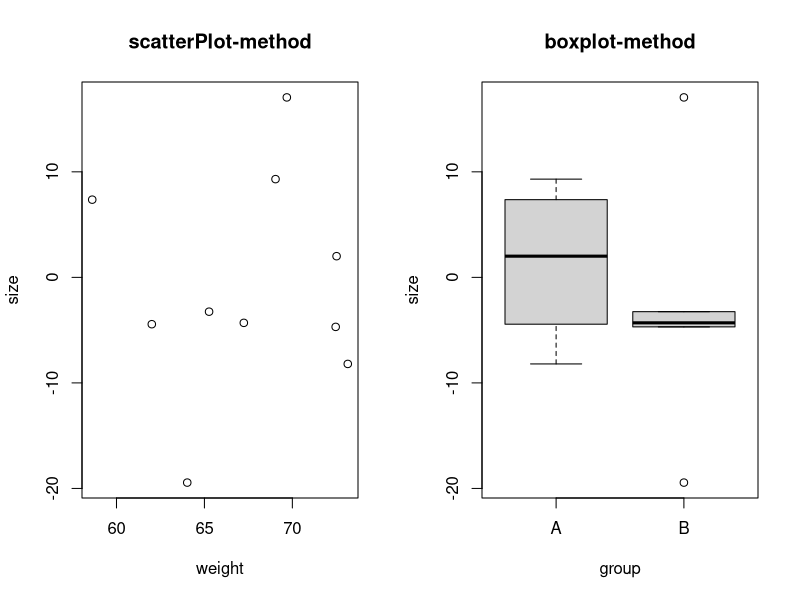
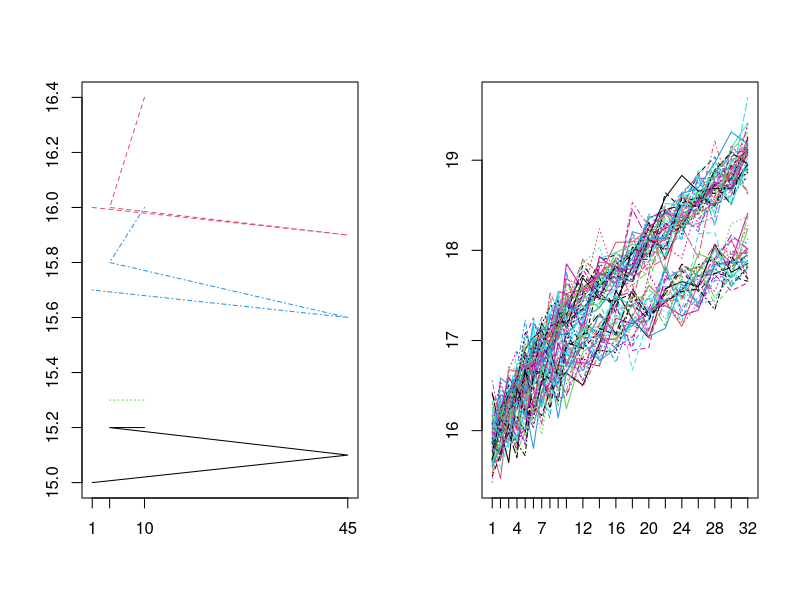

R code for these plots, in order: (Note: this script raises an error after producing the figures.)
#--------------
# Slots
# The first stage is to define the slots of the object itself. That is done by using the
# instruction setClass.
setClass(
  Class = "Traj",
  slots = list(
    times = "numeric",
    traj = "matrix"
  ),
  #------
  # prototype
  prototype = prototype(
    time
  )
)

#----
# When a class exists, we can create an object of its class using the constructor new
#----
# Constructor
new(Class = "Traj")

new(Class="Traj",times=c(1,3),traj=matrix(1:4,ncol=2))

traj.A <- new(Class="Traj")
traj.B <- new(
            Class = "Traj",
            times = c(1,45,4,10),
            traj = rbind(
              c(15,15.1, 15.2, 15.2),
              c(16,15.9, 16, 16.4),
              c(15.2, NA, 15.3, 15.3),
              c(15.7, 15.6, 15.8, 16)
            )
          )
traj.C <- new(
            Class = "Traj",
            times = c(1: 10, (6: 16) *2),
            traj = rbind(
                    matrix (seq (16,19, length=21), ncol=21, nrow=50, byrow=TRUE),
                    matrix (seq (15.8, 18, length=21), ncol=21, nrow=30, byrow=TRUE)
            )+rnorm (21*80,0,0.2)
)
#----
# reach a slot
traj.B@times
#-----
# Let us create a Class with default values
setClass(
  Class = "t.Try",
  slots = list(
    time = "numeric",
    traj =  "matrix"
  ),
  prototype = prototype(
    time = 1,
    traj = matrix(0)
  )
)

try.A <- new(Class="t.Try")

removeClass("t.Try")

#------------------
# Methods
# "plot" method
size <- rnorm(n=10,mean=1.70,sd=10)
weight <- rnorm(n=10,mean=70,sd=5)
group <- as.factor(rep(c("A","B"),5))
par(mfrow=c(1,2))
plot(size~weight, main='scatterPlot-method')
plot(size~group, main='boxplot-method')

#--------------
# to create method like above we can use 'setMethod' function

setMethod(
  f = "plot",
  signature = "Traj",
  definition = function(x,y, ...){
    matplot(x@times,t(x@traj),xaxt="n",type="l",ylab= "",xlab="", pch=1)
    axis(1,at=x@times)
  }
)

par(mfrow=c (1,2))
plot(traj.B)
plot(traj.C)
#------------
# 'print' and 'show' methods
#-----------------
# new method specific to our Class
# we can create user specific methods using 'setGeneric' function

setGeneric(
  name = "countMissing",
  def = function(object){
    standardGeneric("countMissing")
  }
)

setMethod(
  f = "countMissing",
  signature = "Traj",
  definition = function(object){
    return(sum(is.na(object@traj)))
  }
)

#-----
# this will not allow to modify our 'countMissing' function
lockBinding(
  sym = "countMissing",
  env = .GlobalEnv
)


setGeneric(
  name = "countMissing",
  def = function(object, value){
    standardGeneric("countMissing")
  }
)

#-------
# to see the methods of a class
showMethods(
  class="Traj"
)

#------
# getMethod allow us to see definitions
getMethod(
  f = "plot",
  signature = "Traj"
)

#------
existsMethod(
  f="plot",
  signature="Traj"
)
# [1] TRUE
existsMethod(
  f="plot",
  signature="Hello"
)
# [1] FALSE

#-----------------------
# Construction
# - Inspector
# - The initializator
# - Constructor for user

#-----------------------
# Accessor
# - get
# - set
# - The operator "["
# - "[", "@" or "get"
